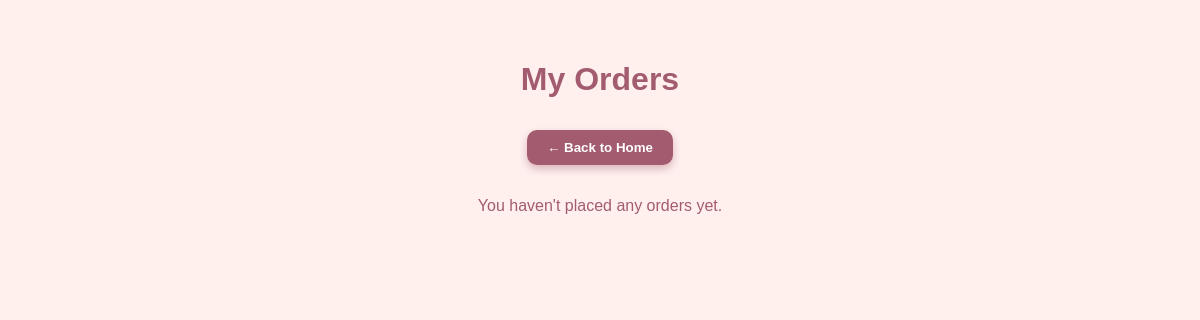
Before: /orders.php (signed in) with the older database file.
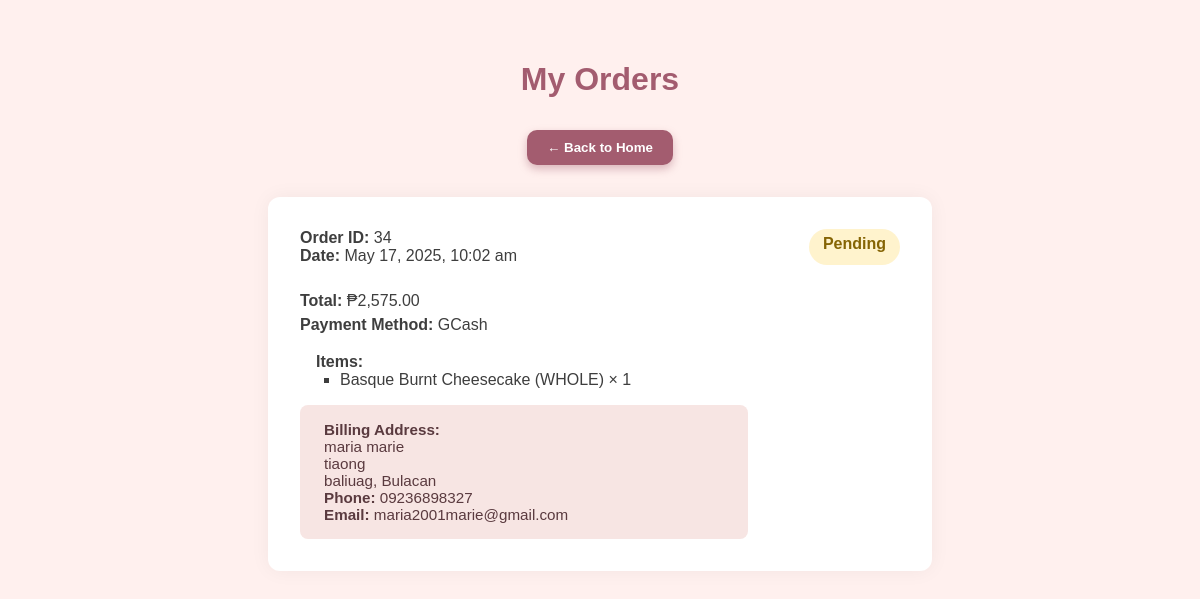
After: the same page with the newer database file.
### tables this page shows
CREATE TABLE `orders` (
  `id` int(11) NOT NULL,
  `cart_data` text DEFAULT NULL,
  `total` decimal(10,2) DEFAULT NULL,
  `payment_method` varchar(50) DEFAULT NULL,
  `created_at` timestamp NOT NULL DEFAULT current_timestamp(),
  `status` varchar(20) DEFAULT NULL,
  `user_id` int(11) DEFAULT NULL,
  `first_name` varchar(100) DEFAULT NULL,
  `last_name` varchar(100) DEFAULT NULL,
  `company_name` varchar(255) DEFAULT NULL,
  `street` varchar(255) DEFAULT NULL,
  `city` varchar(100) DEFAULT NULL,
  `province` varchar(100) DEFAULT NULL,
  `phone` varchar(50) DEFAULT NULL,
  `email` varchar(100) DEFAULT NULL
);

### orders.php (the view, shortened to what this page needs)
<?php
include 'connect.php';
$user_id = $_SESSION['user_id'];
$query = "SELECT * FROM orders WHERE user_id = ? ORDER BY created_at DESC";
$stmt = $conn->prepare($query);
$stmt->bind_param("i", $user_id);
$stmt->execute();
$result = $stmt->get_result();
?>
<!DOCTYPE html>
<html lang="en">
<head>
</head>
<body>
  <h1>My Orders</h1>
  <button class="back-home" onclick="window.location.href='home.php'">← Back to Home</button>
  <?php if ($result->num_rows > 0): ?>
    <?php while ($row = $result->fetch_assoc()): ?>
      <div class="order-container">
        <div class="order-header">
          <div>
            <strong>Order ID:</strong> <?= htmlspecialchars($row['id']) ?><br>
            <strong>Date:</strong> <?= date("F j, Y, g:i a", strtotime($row['created_at'])) ?>
          </div>
          <div class="status <?= htmlspecialchars($row['status']) ?>">
            <?= htmlspecialchars(ucfirst($row['status'])) ?>
          </div>
        </div>
        <div class="order-details">
          <strong>Total:</strong> ₱<?= number_format($row['total'], 2) ?><br>
          <strong>Payment Method:</strong> <?= htmlspecialchars($row['payment_method']) ?>
        </div>
        <div class="order-items">
          <strong>Items:</strong>
          <ul>
            <?php
              $items = json_decode($row['cart_data'], true);
              if ($items && is_array($items)) {
                  foreach ($items as $item) {
                      echo "<li>" . htmlspecialchars($item['name']) . " × " . intval($item['quantity']) . "</li>";
                  }
              } else {
                  echo "<li>No items found</li>";
              }
            ?>
          </ul>
        </div>
        <div class="address">
          <strong>Billing Address:</strong><br>
          <?= htmlspecialchars($row['first_name'] . ' ' . $row['last_name']) ?><br>
          <?= htmlspecialchars($row['street']) ?><br>
          <?= htmlspecialchars($row['city'] . ', ' . $row['province']) ?><br>
          <strong>Phone:</strong> <?= htmlspecialchars($row['phone']) ?><br>
          <strong>Email:</strong> <?= htmlspecialchars($row['email']) ?>
        </div>
      </div>
    <?php endwhile; ?>
  <?php else: ?>
    <p style="text-align:center; color:#a35c6f;">You haven't placed any orders yet.</p>
  <?php endif; ?>
</body>
</html>

### orders.php (style rules this page uses)
body { font-family: 'Montserrat', sans-serif; background: #fff0ee; padding: 2rem; color: #3e3e3e; }
h1 { color: #a35c6f; text-align: center; margin-bottom: 2rem; }
.order-container { background: #fff; padding: 2rem; border-radius: 12px; box-shadow: 0 0 20px rgba(0,0,0,0.05); margin-bottom: 2rem; max-width: 600px; margin-left: auto; margin-right: auto; }
.order-header { display: flex; justify-content: space-between; flex-wrap: wrap; margin-bottom: 1rem; }
.order-header > div { margin-bottom: 0.5rem; }
.status { font-weight: bold; padding: 6px 14px; border-radius: 20px; background-color: #f0d7dd; color: #a35c6f; text-transform: capitalize; white-space: nowrap; }
.status.Pending { background-color: #fff3cd; color: #856404; }
.order-details { margin-bottom: 1rem; line-height: 1.5; }
.order-items { padding-left: 1rem; }
.order-items ul { list-style-type: square; margin: 0; padding-left: 1.5rem; }
.order-items li { margin-bottom: 0.5rem; }
.address { background-color: #f7e5e3; border-radius: 8px; padding: 1rem 1.5rem; margin-top: 1rem; font-size: 0.95rem; color: #5a3a3f; max-width: 400px; }
.back-home { background-color: #a35c6f; color: white; border: none; padding: 10px 20px; border-radius: 10px; font-weight: 600; font-family: 'Montserrat', sans-serif; cursor: pointer; box-shadow: 0 4px 8px rgba(163, 92, 111, 0.4); transition: background-color 0.3s ease; margin: 0 auto 2rem auto; display: block; width: max-content; }

Changed rows visible on the page:
added orders: id "34", created_at "May 17, 2025, 10:02 am", status "Pending", total "2,575.00", payment_method "GCash", name "Basque Burnt Cheesecake (WHOLE)", quantity "1", first_name+last_name "maria marie", street "tiaong", city+province "baliuag, Bulacan", phone "09236898327", email "maria2001marie@gmail.com"
Other visible differences:
text no longer shown: "You haven't placed any orders yet."
